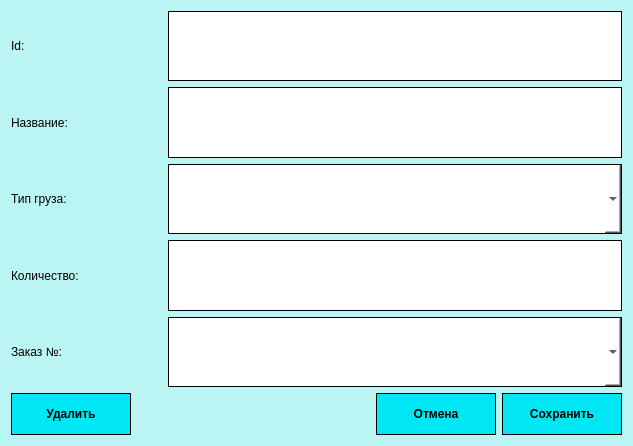
<?xml version="1.0" encoding="UTF-8"?>
<ui version="4.0">
 <class>CAPASITY_ORDER_Dialog</class>
 <widget class="QDialog" name="CAPASITY_ORDER_Dialog">
  <property name="geometry">
   <rect>
    <x>0</x>
    <y>0</y>
    <width>633</width>
    <height>446</height>
   </rect>
  </property>
  <property name="windowTitle">
   <string>Dialog</string>
  </property>
  <property name="styleSheet">
   <string notr="true">QDialog#CAPASITY_ORDER_Dialog {
	background-color: rgb(187, 245, 243);
}</string>
  </property>
  <layout class="QGridLayout" name="gridLayout" rowstretch="90,10">
   <item row="0" column="0">
    <layout class="QVBoxLayout" name="verticalLayout">
     <item>
      <layout class="QHBoxLayout" name="horizontalLayout_2" stretch="25,75">
       <item>
        <widget class="QLabel" name="label">
         <property name="text">
          <string>Id:</string>
         </property>
        </widget>
       </item>
       <item>
        <widget class="QLineEdit" name="lineEdit">
         <property name="sizePolicy">
          <sizepolicy hsizetype="Expanding" vsizetype="Ignored">
           <horstretch>0</horstretch>
           <verstretch>0</verstretch>
          </sizepolicy>
         </property>
         <property name="styleSheet">
          <string notr="true">QLineEdit {
border: 1px solid #000000;
}</string>
         </property>
        </widget>
       </item>
      </layout>
     </item>
     <item>
      <layout class="QHBoxLayout" name="horizontalLayout_3" stretch="25,75">
       <item>
        <widget class="QLabel" name="label_2">
         <property name="text">
          <string>Название:</string>
         </property>
        </widget>
       </item>
       <item>
        <widget class="QLineEdit" name="lineEdit_4">
         <property name="sizePolicy">
          <sizepolicy hsizetype="Expanding" vsizetype="Ignored">
           <horstretch>0</horstretch>
           <verstretch>0</verstretch>
          </sizepolicy>
         </property>
         <property name="styleSheet">
          <string notr="true">QLineEdit {
border: 1px solid #000000;
}</string>
         </property>
        </widget>
       </item>
      </layout>
     </item>
     <item>
      <layout class="QHBoxLayout" name="horizontalLayout_4" stretch="25,75">
       <item>
        <widget class="QLabel" name="label_3">
         <property name="text">
          <string>Тип груза:</string>
         </property>
        </widget>
       </item>
       <item>
        <widget class="QComboBox" name="comboBox">
         <property name="sizePolicy">
          <sizepolicy hsizetype="Preferred" vsizetype="Ignored">
           <horstretch>0</horstretch>
           <verstretch>0</verstretch>
          </sizepolicy>
         </property>
         <property name="styleSheet">
          <string notr="true">
QComboBox::drop-down {
    subcontrol-origin: padding;
    subcontrol-position: top right;
     width: 10px;
	background-color:  rgb(0, 230, 245);
    image: url(:/new/prefix1/1.png);
    padding-left: 7px;
	padding-right: 7px;

    border-left-width: 1px;
    border-left-color: black;
    border-left-style: solid;  
 }
QComboBox {
background-color: rgb(255, 255, 255);
border: 1px solid black;
}
QComboBox QAbstractItemView {
    background-color: rgb(255, 255, 255);
 }</string>
         </property>
        </widget>
       </item>
      </layout>
     </item>
     <item>
      <layout class="QHBoxLayout" name="horizontalLayout_5" stretch="25,75">
       <item>
        <widget class="QLabel" name="label_4">
         <property name="text">
          <string>Количество:</string>
         </property>
        </widget>
       </item>
       <item>
        <widget class="QLineEdit" name="lineEdit_3">
         <property name="sizePolicy">
          <sizepolicy hsizetype="Expanding" vsizetype="Ignored">
           <horstretch>0</horstretch>
           <verstretch>0</verstretch>
          </sizepolicy>
         </property>
         <property name="styleSheet">
          <string notr="true">QLineEdit {
border: 1px solid #000000;
}</string>
         </property>
        </widget>
       </item>
      </layout>
     </item>
     <item>
      <layout class="QHBoxLayout" name="horizontalLayout_6" stretch="25,75">
       <item>
        <widget class="QLabel" name="label_5">
         <property name="text">
          <string>Заказ №:</string>
         </property>
        </widget>
       </item>
       <item>
        <widget class="QComboBox" name="comboBox_4">
         <property name="sizePolicy">
          <sizepolicy hsizetype="Preferred" vsizetype="Ignored">
           <horstretch>0</horstretch>
           <verstretch>0</verstretch>
          </sizepolicy>
         </property>
         <property name="styleSheet">
          <string notr="true">
QComboBox::drop-down {
    subcontrol-origin: padding;
    subcontrol-position: top right;
     width: 10px;
	background-color:  rgb(0, 230, 245);
    image: url(:/new/prefix1/1.png);
    padding-left: 7px;
	padding-right: 7px;

    border-left-width: 1px;
    border-left-color: black;
    border-left-style: solid;  
 }
QComboBox {
background-color: rgb(255, 255, 255);
border: 1px solid black;
}
QComboBox QAbstractItemView {
    background-color: rgb(255, 255, 255);
 }</string>
         </property>
        </widget>
       </item>
      </layout>
     </item>
    </layout>
   </item>
   <item row="1" column="0">
    <layout class="QHBoxLayout" name="horizontalLayout" stretch="20,40,20,20">
     <item>
      <widget class="QPushButton" name="pushButton_3">
       <property name="sizePolicy">
        <sizepolicy hsizetype="Minimum" vsizetype="Ignored">
         <horstretch>0</horstretch>
         <verstretch>0</verstretch>
        </sizepolicy>
       </property>
       <property name="styleSheet">
        <string notr="true">QPushButton {
background-color: rgb(0, 230, 245);
font:bold;
border: 1px solid #000000;
}
QPushButton::hover {
	background-color: rgb(0, 243, 255);
}
QPushButton::pressed {
	border: 3px solid #000000;
}</string>
       </property>
       <property name="text">
        <string>Удалить</string>
       </property>
       <property name="autoDefault">
        <bool>false</bool>
       </property>
      </widget>
     </item>
     <item>
      <spacer name="horizontalSpacer">
       <property name="orientation">
        <enum>Qt::Horizontal</enum>
       </property>
       <property name="sizeHint" stdset="0">
        <size>
         <width>40</width>
         <height>20</height>
        </size>
       </property>
      </spacer>
     </item>
     <item>
      <widget class="QPushButton" name="pushButton">
       <property name="sizePolicy">
        <sizepolicy hsizetype="Minimum" vsizetype="Ignored">
         <horstretch>0</horstretch>
         <verstretch>0</verstretch>
        </sizepolicy>
       </property>
       <property name="styleSheet">
        <string notr="true">QPushButton {
background-color: rgb(0, 230, 245);
font:bold;
border: 1px solid #000000;
}
QPushButton::hover {
	background-color: rgb(0, 243, 255);
}
QPushButton::pressed {
	border: 3px solid #000000;
}</string>
       </property>
       <property name="text">
        <string>Отмена</string>
       </property>
      </widget>
     </item>
     <item>
      <widget class="QPushButton" name="pushButton_2">
       <property name="sizePolicy">
        <sizepolicy hsizetype="Minimum" vsizetype="Ignored">
         <horstretch>0</horstretch>
         <verstretch>0</verstretch>
        </sizepolicy>
       </property>
       <property name="styleSheet">
        <string notr="true">QPushButton {
background-color: rgb(0, 230, 245);
font:bold;
border: 1px solid #000000;
}
QPushButton::hover {
	background-color: rgb(0, 243, 255);
}
QPushButton::pressed {
	border: 3px solid #000000;
}</string>
       </property>
       <property name="text">
        <string>Сохранить</string>
       </property>
       <property name="autoDefault">
        <bool>false</bool>
       </property>
      </widget>
     </item>
    </layout>
   </item>
  </layout>
 </widget>
 <resources/>
 <connections/>
</ui>
